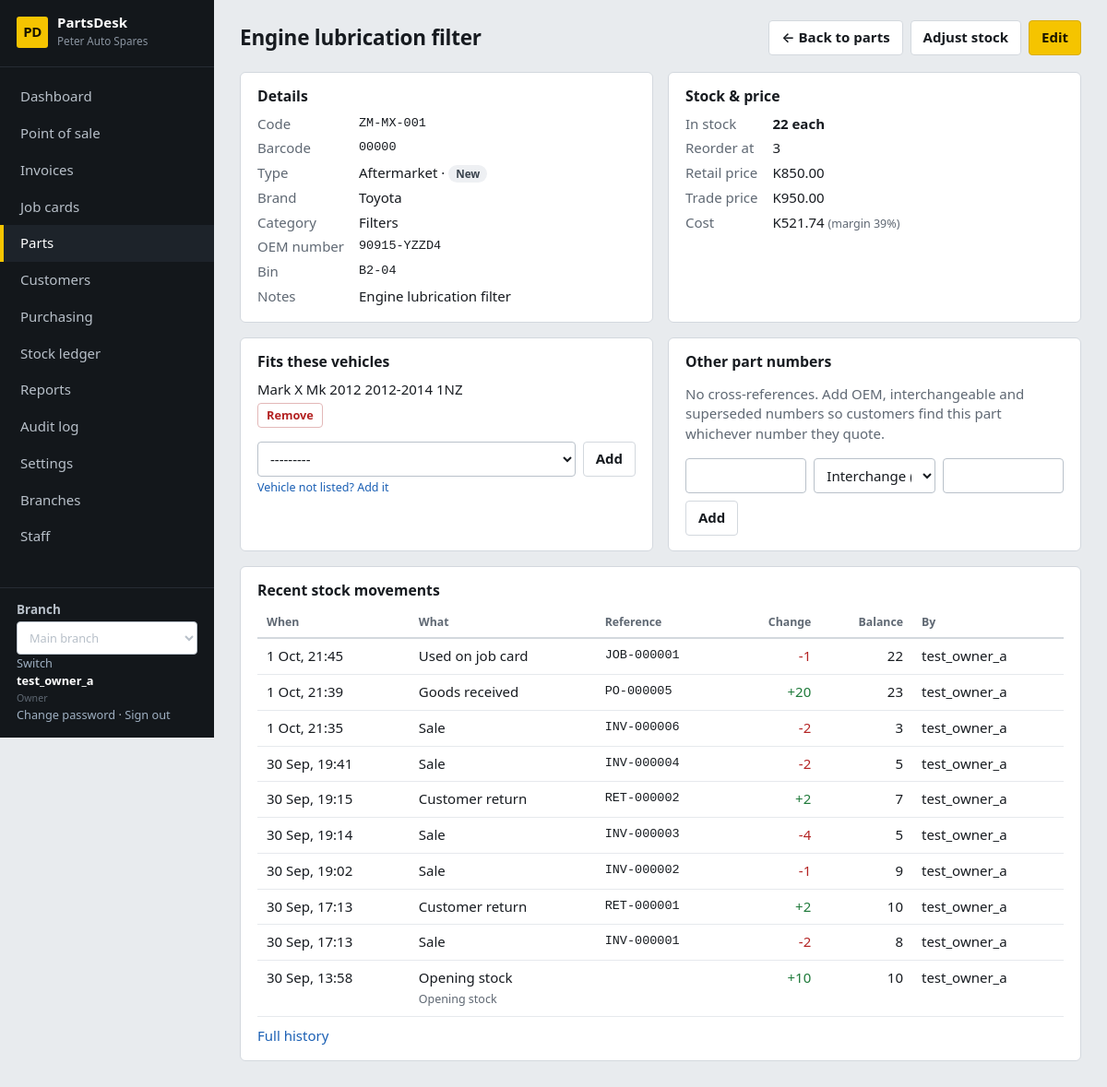
Screenshot of /catalog/parts/7/ (signed in) with the database file from the repository.
### core/models.py (models this page shows, shortened)
class ShopSettings(TrackedModel):
    tenant = models.OneToOneField(Tenant, on_delete=models.CASCADE, related_name="settings")
    shop_name = models.CharField(max_length=120, default="My Spare Parts Shop")
    address = models.TextField(blank=True)
    phone = models.CharField(max_length=60, blank=True)
    email = models.EmailField(blank=True)
    tax_id = models.CharField("Tax / TPIN number", max_length=60, blank=True)
    currency_symbol = models.CharField(max_length=8, default="$")
    tax_name = models.CharField(max_length=20, default="VAT")
    tax_rate = models.DecimalField("Tax rate %", max_digits=5, decimal_places=2, default=Decimal("0"))
    prices_include_tax = models.BooleanField(default=True, help_text="Untick if prices are entered before tax.")
    counter_max_discount = models.DecimalField(
        "Max discount % for counter staff", max_digits=5, decimal_places=2, default=Decimal("10"),
        help_text="Managers and the owner can exceed this.")
    default_labour_rate = models.DecimalField("Default labour rate per hour", max_digits=10, decimal_places=2, default=Decimal("0"))
    invoice_footer = models.CharField(max_length=200, blank=True, default="Thank you for your business.")
    class Meta:
        verbose_name_plural = "shop settings"
    @classmethod
    def get(cls, tenant):
        obj, _ = cls.objects.get_or_create(tenant=tenant)
        return obj

class User(AbstractUser):
    class Role(models.TextChoices):
        OWNER = "owner", "Owner"
        MANAGER = "manager", "Manager"
        COUNTER = "counter", "Counter sales"
        MECHANIC = "mechanic", "Mechanic"
        STOREKEEPER = "storekeeper", "Storekeeper"
    role = models.CharField(max_length=20, choices=Role.choices, default=Role.COUNTER)
    tenant = models.ForeignKey(Tenant, null=True, blank=True, on_delete=models.PROTECT, related_name="users")
    branches = models.ManyToManyField(Branch, blank=True, related_name="staff")
    @property
    def display_name(self):
        return self.get_full_name() or self.username
    @property
    def can_see_costs(self):
        return self.role in (self.Role.OWNER, self.Role.MANAGER, self.Role.STOREKEEPER)

### catalog/models.py (models this page shows, shortened)
class Part(TrackedModel):
    class Condition(models.TextChoices):
        NEW = "new", "New"
        USED = "used", "Used"
        REFURBISHED = "refurbished", "Refurbished"
    class PartType(models.TextChoices):
        OEM = "oem", "Genuine (OEM)"
        AFTERMARKET = "aftermarket", "Aftermarket"
    tenant = models.ForeignKey(Tenant, on_delete=models.PROTECT)
    sku = models.CharField("Part code (SKU)", max_length=40)
    barcode = models.CharField(max_length=64, blank=True, null=True)
    name = models.CharField(max_length=160)
    description = models.TextField(blank=True)
    category = models.ForeignKey(Category, null=True, blank=True, on_delete=models.SET_NULL)
    brand = models.CharField(max_length=60, blank=True)
    part_type = models.CharField(max_length=20, choices=PartType.choices, default=PartType.AFTERMARKET)
    condition = models.CharField(max_length=20, choices=Condition.choices, default=Condition.NEW)
    oem_number = models.CharField("OEM part number", max_length=60, blank=True, db_index=True)
    unit = models.CharField(max_length=20, default="each", help_text="each, set, pair, litre…")
    cost_price = models.DecimalField(max_digits=12, decimal_places=2, default=Decimal("0"))
    sell_price = models.DecimalField("Retail price", max_digits=12, decimal_places=2, default=Decimal("0"))
    trade_price = models.DecimalField("Trade price", max_digits=12, decimal_places=2, null=True, blank=True,
                                      help_text="Used for trade customers (garages, mechanics). Optional.")
    preferred_supplier = models.ForeignKey(Supplier, null=True, blank=True, on_delete=models.SET_NULL)
    fits = models.ManyToManyField(Vehicle, blank=True, related_name="parts")
    is_universal = models.BooleanField(default=False, help_text="Fits any vehicle (oil, bulbs, wipers…)")
    is_active = models.BooleanField(default=True)
    created_at = models.DateTimeField(auto_now_add=True)
    updated_at = models.DateTimeField(auto_now=True)
    class Meta:
        ordering = ["name"]
        constraints = [
            models.UniqueConstraint(fields=["tenant", "sku"], name="part_tenant_sku"),
            models.UniqueConstraint(fields=["tenant", "barcode"], name="part_tenant_barcode"),
        ]

class Category(TrackedModel):
    tenant = models.ForeignKey(Tenant, on_delete=models.PROTECT)
    name = models.CharField(max_length=80)
    class Meta:
        ordering = ["name"]
        verbose_name_plural = "categories"
        constraints = [models.UniqueConstraint(fields=["tenant", "name"], name="category_tenant_name")]
    def __str__(self):
        return self.name

class BranchStock(TrackedModel):
    branch = models.ForeignKey(Branch, on_delete=models.PROTECT, related_name="stock_items")
    part = models.ForeignKey(Part, on_delete=models.PROTECT, related_name="branch_stocks")
    quantity_on_hand = models.DecimalField(max_digits=12, decimal_places=2, default=Decimal("0"))
    cost_price = models.DecimalField(max_digits=12, decimal_places=2, default=Decimal("0"))
    bin_location = models.CharField(max_length=40, blank=True)
    reorder_level = models.DecimalField(max_digits=12, decimal_places=2, default=Decimal("0"))
    reorder_qty = models.DecimalField(max_digits=12, decimal_places=2, default=Decimal("0"))
    class Meta:
        constraints = [models.UniqueConstraint(fields=["branch", "part"], name="stock_branch_part")]
    @property
    def is_out(self):
        return self.quantity_on_hand <= 0
    @property
    def is_low(self):
        return self.reorder_level > 0 and self.quantity_on_hand <= self.reorder_level

class Vehicle(TrackedModel):
    tenant = models.ForeignKey(Tenant, on_delete=models.PROTECT)
    make = models.CharField(max_length=60)
    model = models.CharField(max_length=60)
    year_from = models.PositiveSmallIntegerField()
    year_to = models.PositiveSmallIntegerField()
    engine = models.CharField(max_length=60, blank=True)
    class Meta:
        ordering = ["make", "model", "year_from"]
        constraints = [models.UniqueConstraint(fields=["tenant", "make", "model", "year_from", "year_to", "engine"], name="vehicle_tenant_identity")]
    def __str__(self):
        years = str(self.year_from) if self.year_from == self.year_to else f"{self.year_from}-{self.year_to}"
        return " ".join(filter(None, [self.make, self.model, years, self.engine]))

### stock/models.py (models this page shows)
class StockMovement(TrackedModel):
    class Reason(models.TextChoices):
        OPENING = "opening", "Opening stock"
        RECEIPT = "receipt", "Goods received"
        SALE = "sale", "Sale"
        RETURN_IN = "return_in", "Customer return"
        JOB_USE = "job_use", "Used on job card"
        JOB_RETURN = "job_return", "Returned from job card"
        ADJUSTMENT = "adjustment", "Stock adjustment"
    part = models.ForeignKey(Part, on_delete=models.PROTECT, related_name="movements")
    branch = models.ForeignKey(Branch, on_delete=models.PROTECT)
    quantity = models.DecimalField(max_digits=12, decimal_places=2, help_text="Signed: negative = stock out")
    quantity_after = models.DecimalField(max_digits=12, decimal_places=2)
    reason = models.CharField(max_length=20, choices=Reason.choices)
    reference = models.CharField(max_length=40, blank=True)
    unit_cost = models.DecimalField(max_digits=12, decimal_places=2, null=True, blank=True)
    note = models.CharField(max_length=200, blank=True)
    user = models.ForeignKey(settings.AUTH_USER_MODEL, null=True, blank=True, on_delete=models.SET_NULL)
    created_at = models.DateTimeField(default=timezone.now, db_index=True)
    class Meta:
        ordering = ["-created_at", "-id"]

### catalog/views.py (the view)
# urls.py: path("parts/<int:pk>/", views.part_detail, name="part_detail"),
@role_required()
def part_detail(request, pk):
    part = get_object_or_404(Part.objects.select_related("category", "preferred_supplier"), pk=pk, tenant=request.tenant)
    stock, _ = BranchStock.objects.get_or_create(branch=request.branch, part=part,
                                                 defaults={"cost_price": part.cost_price})
    can_edit = request.user.role in STOCK
    return render(request, "catalog/part_detail.html", {
        "page_title": part.name, "part": part, "stock": stock, "can_edit": can_edit,
        "margin_pct": (part.sell_price - stock.cost_price) / part.sell_price * 100 if part.sell_price else None,
        "fits": part.fits.all(), "cross_refs": part.cross_refs.all(),
        "movements": part.movements.filter(branch=request.branch).select_related("user")[:10] if can_edit else [],
        "fit_form": FitmentForm(tenant=request.tenant), "xref_form": CrossRefForm(),
    })

### templates/catalog/part_detail.html (shortened to what this page needs)
{% extends "base.html" %}{% load ui %}
{% block actions %}{% if can_edit %}<a class="btn" href="{% url 'stock_adjust' %}?part={{ part.pk }}">Adjust stock</a><a class="btn primary" href="{% url 'part_edit' part.pk %}">Edit</a>{% endif %}{% endblock %}
{% block content %}
<div class="grid2">
<section class="card"><h2>Details</h2><dl class="facts">
  <dt>Code</dt><dd class="mono">{{ part.sku }}</dd>
  {% if part.barcode %}<dt>Barcode</dt><dd class="mono">{{ part.barcode }}</dd>{% endif %}
  <dt>Type</dt><dd>{{ part.get_part_type_display }} · <span class="badge {% if part.condition != 'new' %}b-warn{% endif %}">{{ part.get_condition_display }}</span></dd>
  <dt>Brand</dt><dd>{{ part.brand|default:"—" }}</dd><dt>Category</dt><dd>{{ part.category|default:"—" }}</dd>
  <dt>OEM number</dt><dd class="mono">{{ part.oem_number|default:"—" }}</dd><dt>Bin</dt><dd class="mono">{{ stock.bin_location|default:"—" }}</dd>
  {% if part.description %}<dt>Notes</dt><dd>{{ part.description|linebreaksbr }}</dd>{% endif %}
</dl></section>
<section class="card"><h2>Stock &amp; price</h2><dl class="facts">
  <dt>In stock</dt><dd><strong class="">{{ stock.quantity_on_hand|qty }} {{ part.unit }}</strong></dd>
  <dt>Reorder at</dt><dd>{{ stock.reorder_level|qty }}{% if part.preferred_supplier %} · {{ part.preferred_supplier }}{% endif %}</dd>
  <dt>Retail price</dt><dd>{% money part.sell_price %}</dd>
  {% if part.trade_price %}<dt>Trade price</dt><dd>{% money part.trade_price %}</dd>{% endif %}
  {% if user.can_see_costs %}<dt>Cost</dt><dd>{% money stock.cost_price %}{% if margin_pct is not None %} <small>(margin {{ margin_pct|floatformat:0 }}%)</small>{% endif %}</dd>{% endif %}
</dl></section>
</div>
<div class="grid2">
<section class="card"><h2>Fits these vehicles</h2>
  {% for v in fits %}<p style="margin:4px 0">{{ v }}{% if can_edit %} <form method="post" action="{% url 'part_fitment_remove' part.pk v.pk %}" style="display:inline">{% csrf_token %}<button class="btn sm danger">Remove</button></form>{% endif %}</p>
  {% empty %}{% if not part.is_universal %}<p class="muted">No vehicles linked yet.</p>{% endif %}{% endfor %}
  {% if can_edit %}<form method="post" action="{% url 'part_fitment_add' part.pk %}" class="inline" style="margin-top:10px">{% csrf_token %}{{ fit_form.vehicle }}<button class="btn fit">Add</button></form>
  <small><a href="{% url 'vehicle_create' %}">Vehicle not listed? Add it</a></small>{% endif %}</section>
<section class="card"><h2>Other part numbers</h2>
  {% for x in cross_refs %}<p style="margin:4px 0"><span class="mono">{{ x.number }}</span> <span class="badge">{{ x.get_kind_display }}</span> <small>{{ x.note }}</small>
    {% if can_edit %}<form method="post" action="{% url 'part_xref_remove' part.pk x.pk %}" style="display:inline">{% csrf_token %}<button class="btn sm danger">Remove</button></form>{% endif %}</p>
  {% empty %}<p class="muted">No cross-references. Add OEM, interchangeable and superseded numbers so customers find this part whichever number they quote.</p>{% endfor %}
  {% if can_edit %}<form method="post" action="{% url 'part_xref_add' part.pk %}" class="inline" style="margin-top:10px">{% csrf_token %}{{ xref_form.number }}{{ xref_form.kind }}{{ xref_form.note }}<button class="btn fit">Add</button></form>{% endif %}</section>
</div>
{% if can_edit %}<section class="card"><h2>Recent stock movements</h2>
  <div class="tablewrap"><table><thead><tr><th>When</th><th>What</th><th>Reference</th><th class="num">Change</th><th class="num">Balance</th><th>By</th></tr></thead><tbody>
  {% for m in movements %}<tr><td>{{ m.created_at|date:"j M, H:i" }}</td><td>{{ m.get_reason_display }}<br><small>{{ m.note }}</small></td><td class="mono">{{ m.reference }}</td>
    <td class="num {% if m.quantity < 0 %}stockout{% else %}stockok{% endif %}">{% if m.quantity > 0 %}+{% endif %}{{ m.quantity|qty }}</td><td class="num">{{ m.quantity_after|qty }}</td><td>{{ m.user.display_name|default:"—" }}</td></tr>
  {% empty %}<tr><td colspan="6" class="empty">No movements yet.</td></tr>{% endfor %}</tbody></table></div>
  <p style="margin:10px 0 0"><a href="{% url 'movement_list' %}?part={{ part.pk }}">Full history</a></p></section>{% endif %}
{% endblock %}

### templates/base.html (shortened to what this page needs)
{% load static ui %}<!doctype html>
<html lang="en">
<head>
<link rel="stylesheet" href="{% static 'css/app.css' %}">
</head>
<body data-print-log-url="{% url 'log_print_request' %}" {% if auto_print %}data-autoprint="1"{% endif %}>
<div class="app">
  <aside class="side no-print">
    <div class="brand"><span class="brand-mark">PD</span><div><strong>PartsDesk</strong><small>{{ shop.shop_name }}</small></div></div>
    <nav>{% for item in nav %}<a href="{{ item.url }}" class="{% if item.active %}on{% endif %}">{{ item.label }}</a>{% endfor %}</nav>
    <div class="who">
      {% if branches %}<form method="post" action="{% url 'switch_branch' %}">{% csrf_token %}
      <label for="branch-select">Branch</label><select id="branch-select" name="branch_id" onchange="this.form.submit()">
      {% for b in branches %}<option value="{{ b.pk }}" {% if b.pk == active_branch.pk %}selected{% endif %}>{{ b.name }}</option>{% endfor %}
      </select><button type="submit">Switch</button></form>{% endif %}
      <strong>{{ user.display_name }}</strong><small>{{ user.get_role_display }}</small><br>
      <a href="{% url 'password_change' %}">Change password</a> ·
      <form method="post" action="{% url 'logout' %}">{% csrf_token %}<button type="submit">Sign out</button></form>
    </div>
  </aside>
  <main class="main">
    <header class="top"><h1>{% block page_heading %}{{ page_title }}{% endblock %}</h1><div class="actions">{% page_back_link as back %}{% if back %}<a class="btn no-print" href="{{ back.url }}" aria-label="{{ back.label }}">&larr; {{ back.label }}</a>{% endif %}{% block actions %}{% endblock %}</div></header>
    {% block content %}{% endblock %}
  </main>
</div>
</body>
</html>

### rows the page displays
ShopSettings: shop_name "Peter Auto Spares"
User: display_name "test_owner_a", role "Owner"
Part: name "Engine lubrication filter", sku "ZM-MX-001", barcode "00000", part_type "Aftermarket", condition "New", brand "Toyota", category "Filters", oem_number "90915-YZZD4", description "Engine lubrication filter", unit "each", sell_price.currency_symbol "K850.00", trade_price.currency_symbol "K950.00"
BranchStock: bin_location "B2-04", quantity_on_hand|qty "22", reorder_level|qty "3", cost_price.currency_symbol "K521.74"
Vehicle: year_from+year_to+make "Mark X Mk 2012 2012-2014 1NZ"
StockMovement: created_at "1 Oct, 21:45", reason "Used on job card", reference "JOB-000001", quantity|qty "-1", quantity_after|qty "22", user.display_name "test_owner_a"
StockMovement: created_at "1 Oct, 21:39", reason "Goods received", reference "PO-000005", quantity|qty "20", quantity_after|qty "23", user.display_name "test_owner_a"
StockMovement: created_at "1 Oct, 21:35", reason "Sale", reference "INV-000006", quantity|qty "-2", quantity_after|qty "3", user.display_name "test_owner_a"
StockMovement: created_at "30 Sep, 19:41", reason "Sale", reference "INV-000004", quantity|qty "-2", quantity_after|qty "5", user.display_name "test_owner_a"
StockMovement: created_at "30 Sep, 19:15", reason "Customer return", reference "RET-000002", quantity|qty "2", quantity_after|qty "7", user.display_name "test_owner_a"
StockMovement: created_at "30 Sep, 19:14", reason "Sale", reference "INV-000003", quantity|qty "-4", quantity_after|qty "5", user.display_name "test_owner_a"
StockMovement: created_at "30 Sep, 19:02", reason "Sale", reference "INV-000002", quantity|qty "-1", quantity_after|qty "9", user.display_name "test_owner_a"
StockMovement: created_at "30 Sep, 17:13", reason "Customer return", reference "RET-000001", quantity|qty "2", quantity_after|qty "10", user.display_name "test_owner_a"
StockMovement: created_at "30 Sep, 17:13", reason "Sale", reference "INV-000001", quantity|qty "-2", quantity_after|qty "8", user.display_name "test_owner_a"
StockMovement: created_at "30 Sep, 13:58", reason "Opening stock", note "Opening stock", quantity|qty "10", quantity_after|qty "10", user.display_name "test_owner_a"

### other values shown
{{ item.label }} "Dashboard" "Point of sale" "Invoices" "Job cards" "Parts" "Customers" "Purchasing" "Stock ledger" "Reports" "Audit log" "Settings" "Branches" "Staff"
{{ back.label }} "Back to parts"
{{ margin_pct|floatformat:0 }} "39"
form field branch_id "Main branch"
